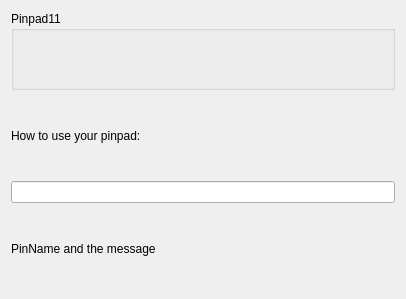
<?xml version="1.0" encoding="UTF-8"?>
<ui version="4.0">
 <class>dlgWndPinpadInfo</class>
 <widget class="QWidget" name="dlgWndPinpadInfo">
  <property name="geometry">
   <rect>
    <x>0</x>
    <y>0</y>
    <width>406</width>
    <height>299</height>
   </rect>
  </property>
  <property name="windowTitle">
   <string>dlgWndPinpadInfo</string>
  </property>
  <layout class="QGridLayout">
   <item row="4" column="0">
    <widget class="QLabel" name="label">
     <property name="text">
      <string>PinName and the message</string>
     </property>
     <property name="wordWrap">
      <bool>true</bool>
     </property>
    </widget>
   </item>
   <item row="1" column="0">
    <widget class="QGroupBox" name="groupBox">
     <property name="title">
      <string>Pinpad11</string>
     </property>
     <layout class="QGridLayout">
      <item row="0" column="0">
       <widget class="QLabel" name="lblIcon">
        <property name="text">
         <string/>
        </property>
       </widget>
      </item>
     </layout>
    </widget>
   </item>
   <item row="2" column="0">
    <widget class="QLabel" name="label_2">
     <property name="text">
      <string>How to use your pinpad:</string>
     </property>
    </widget>
   </item>
   <item row="3" column="0">
    <widget class="QLineEdit" name="lineEdit"/>
   </item>
  </layout>
 </widget>
 <layoutdefault spacing="6" margin="11"/>
 <resources/>
 <connections/>
</ui>
